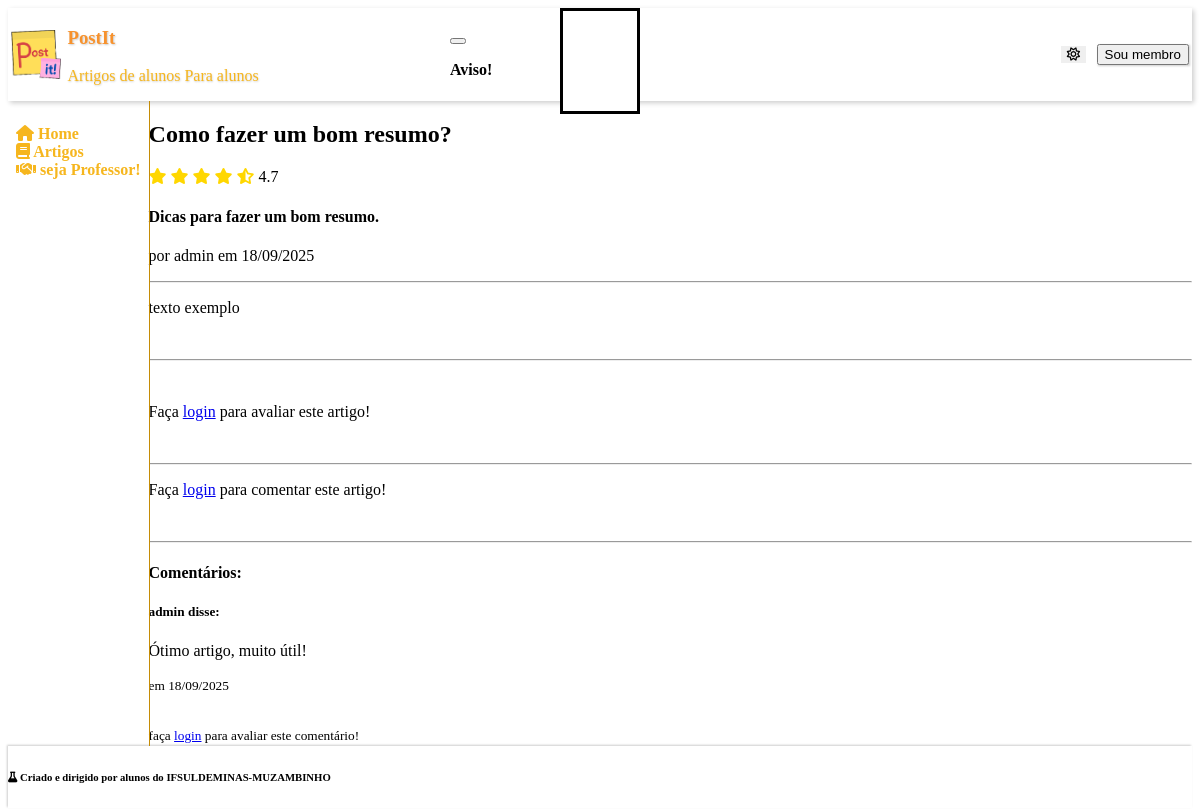
The page /PAGES/ARTICLE/read.php?id=1 on the database its author committed.
### tables this page shows
CREATE TABLE articles (
    id INT AUTO_INCREMENT PRIMARY KEY,
    title VARCHAR(255) NOT NULL,
    descr TEXT NOT NULL,
    content TEXT NOT NULL,
    author_id INT NOT NULL,
    creation TIMESTAMP DEFAULT CURRENT_TIMESTAMP,
    views INT DEFAULT 0,

    is_active boolean not null DEFAULT 1,

    FOREIGN KEY (author_id) REFERENCES users(id)
);

CREATE TABLE users (
    id INT AUTO_INCREMENT PRIMARY KEY,
    username VARCHAR(100) NOT NULL,
    pwd TEXT NOT NULL,
    position ENUM('user', 'professor', 'administrador') NOT NULL,
    creation TIMESTAMP DEFAULT CURRENT_TIMESTAMP,
    is_active boolean not null DEFAULT 1
);

CREATE TABLE comments (
    id INT AUTO_INCREMENT PRIMARY KEY,
    content TEXT NOT NULL,
    author_id INT NOT NULL,
    article_id INT NOT NULL,
    creation TIMESTAMP DEFAULT CURRENT_TIMESTAMP,
    is_active boolean not null DEFAULT 1,

    FOREIGN KEY (author_id) REFERENCES users(id),
    FOREIGN KEY (article_id) REFERENCES articles(id)
);

### PHP/pull_content.php (called while the page is built, shortened)
<?php
if (isset($_GET['id']) && is_numeric($_GET['id'])) {
    require_once $pathToRoot.'PHP/db.php';
    $stmt = $pdo->prepare("
        SELECT articles.id, articles.title, articles.content, articles.creation, users.username AS author, articles.descr,
        AVG(ratings_article.rating) AS avg_rating
        FROM articles
        LEFT JOIN ratings_article ON articles.id = ratings_article.article_id
        JOIN users ON articles.author_id = users.id
        WHERE articles.id = ?
        GROUP BY articles.id, articles.title, articles.content, articles.creation, users.username
    ");
    $stmt->execute([$_GET['id']]);
    $GET = $stmt->fetch(PDO::FETCH_ASSOC);
} else {
    header("Location: ".$pathToRoot."PAGES/home.php?r=ID inválido.");
    exit();
}

### ASSETS/parsedown-master/Parsedown.php (called while the page is built, shortened)
<?php
class Parsedown
{
    function text($text)
    {
        $Elements = $this->textElements($text);
        $markup = $this->elements($Elements);
        $markup = trim($markup, "\n");
        return $markup;
    }
    protected function textElements($text)
    {
        $text = str_replace(array("\r\n", "\r"), "\n", $text);
        $text = trim($text, "\n");
        $lines = explode("\n", $text);
        return $this->linesElements($lines);
    }
    protected $breaksEnabled;
    protected $safeMode;
    protected $unmarkedBlockTypes = array(
        'Code',
    );
    protected function linesElements(array $lines)
    {
        $Elements = array();
        $CurrentBlock = null;
        foreach ($lines as $line)
        {
            $indent = strspn($line, ' ');
            $text = $indent > 0 ? substr($line, $indent) : $line;
            $Line = array('body' => $line, 'indent' => $indent, 'text' => $text);
            $marker = $text[0];
            $blockTypes = $this->unmarkedBlockTypes;
            foreach ($blockTypes as $blockType)
            {
                $Block = $this->{"block$blockType"}($Line, $CurrentBlock);
            }
            if (isset($Block))
            {
                $CurrentBlock = $Block;
            }
            else
            {
                $CurrentBlock = $this->paragraph($Line);
                $CurrentBlock['identified'] = true;
            }
        }
        if (isset($CurrentBlock))
        {
            $Elements[] = $this->extractElement($CurrentBlock);
        }
        return $Elements;
    }
    protected function extractElement(array $Component)
    {
        return $Component['element'];
    }
    protected function paragraph($Line)
    {
        return array(
            'type' => 'Paragraph',
            'element' => array(
                'name' => 'p',
                'handler' => array(
                    'function' => 'lineElements',
                    'argument' => $Line['text'],
                    'destination' => 'elements',
                ),
            ),
        );
    }
    protected function lineElements($text, $nonNestables = array())
    {
        $text = str_replace(array("\r\n", "\r"), "\n", $text);
        $Elements = array();
        $InlineText = $this->inlineText($text);
        $Elements[] = $InlineText['element'];
        foreach ($Elements as &$Element)
        {
            if ( ! isset($Element['autobreak']))
            {
                $Element['autobreak'] = false;
            }
        }
        return $Elements;
    }
    protected function inlineText($text)
    {
        $Inline = array(
            'extent' => strlen($text),
            'element' => array(),
        );
        $Inline['element']['elements'] = self::pregReplaceElements(
            $this->breaksEnabled ? '/[ ]*+\n/' : '/(?:[ ]*+\\\\|[ ]{2,}+)\n/',
            array(
                array('name' => 'br'),
                array('text' => "\n"),
            ),
            $text
        );
        return $Inline;
    }
    protected function handle(array $Element)
    {
        if (isset($Element['handler']))
        {
            if (!isset($Element['nonNestables']))
            {
                $Element['nonNestables'] = array();
            }
            if (is_string($Element['handler']))
            {
                $function = $Element['handler'];
                $argument = $Element['text'];
                unset($Element['text']);
                $destination = 'rawHtml';
            }
            else
            {
                $function = $Element['handler']['function'];
                $argument = $Element['handler']['argument'];
                $destination = $Element['handler']['destination'];
            }
            $Element[$destination] = $this->{$function}($argument, $Element['nonNestables']);
            unset($Element['handler']);
        }
        return $Element;
    }
    protected function element(array $Element)
    {
        $Element = $this->handle($Element);
        $hasName = isset($Element['name']);
        $markup = '';
        if ($hasName)
        {
            $markup .= '<' . $Element['name'];
        }
        $permitRawHtml = false;
        if (isset($Element['text']))
        {
            $text = $Element['text'];
        }
        elseif (isset($Element['rawHtml']))
        {
            $text = $Element['rawHtml'];
            $allowRawHtmlInSafeMode = isset($Element['allowRawHtmlInSafeMode']) && $Element['allowRawHtmlInSafeMode'];
            $permitRawHtml = !$this->safeMode || $allowRawHtmlInSafeMode;
        }
        $hasContent = isset($text) || isset($Element['element']) || isset($Element['elements']);
        if ($hasContent)
        {
            $markup .= $hasName ? '>' : '';
            if (isset($Element['elements']))
            {
                $markup .= $this->elements($Element['elements']);
            }
            elseif (isset($Element['element']))
            {
                $markup .= $this->element($Element['element']);
            }
            else
            {
                if (!$permitRawHtml)
                {
                    $markup .= self::escape($text, true);
                }
                else
                {
                    $markup .= $text;
                }
            }
            $markup .= $hasName ? '</' . $Element['name'] . '>' : '';
        }
        elseif ($hasName)
        {
            $markup .= ' />';
        }
        return $markup;
    }
    protected function elements(array $Elements)
    {
        $markup = '';
        $autoBreak = true;
        foreach ($Elements as $Element)
        {
            $autoBreakNext = (isset($Element['autobreak'])
                ? $Element['autobreak'] : isset($Element['name'])
            );
            $autoBreak = !$autoBreak ? $autoBreak : $autoBreakNext;
            $markup .= ($autoBreak ? "\n" : '') . $this->element($Element);
            $autoBreak = $autoBreakNext;
        }
        $markup .= $autoBreak ? "\n" : '';
        return $markup;
    }
    protected static function pregReplaceElements($regexp, $Elements, $text)
    {
        $newElements = array();
        $newElements[] = array('text' => $text);
        return $newElements;
    }
    protected static function escape($text, $allowQuotes = false)
    {
        return htmlspecialchars($text, $allowQuotes ? ENT_NOQUOTES : ENT_QUOTES, 'UTF-8');
    }
}

### PHP/pull_coments.php (the view, shortened to what this page needs)
<?php
if (isset($_GET['id'])) {
    $article_id = $_GET['id'];
    $stmt = $pdo->query("
        SELECT comments.id, comments.content, comments.creation, users.username AS author
        FROM comments
        JOIN users ON comments.author_id = users.id
        WHERE comments.article_id = $article_id
        ORDER BY comments.creation DESC
    ");
    $comments = $stmt->fetchAll(PDO::FETCH_ASSOC);
} else {
    $comments = [];
}
function listComments($commentsArray, $logged = false) {
    if (count($commentsArray)== 0){
        echo "<p>não ha comentarios</p>";
    }
    else{
        $depth = array_search('PI', array_reverse(explode(DIRECTORY_SEPARATOR, __DIR__)));
        $pathToRoot = ($depth !== false) ? str_repeat("../", $depth) : "";
        foreach($commentsArray as $comment):?>
            <div class="container-fluid comment">
                <h5><?= $comment['author'] ?> disse:</h5>
                <p><?= $comment['content'] ?></p>
                <p><small>em <?= date('d/m/Y', strtotime($comment['creation'])) ?></small></p>
            <?php if(!$logged): ?>
                <p><small>faça <a href="<?= $pathToRoot ?>../verify.php">login</a> para avaliar este comentário!</small></p>
            <?php endif; ?>
            </div>
        <?php endforeach;
    }
}

### PAGES/ARTICLE/read.php (shortened to what this page needs)
<?php
    $depth = array_search('PI', array_reverse(explode(DIRECTORY_SEPARATOR, __DIR__)));
    $pathToRoot = ($depth !== false) ? str_repeat("../", $depth) : "";
    require_once $pathToRoot."ASSETS/TEMPLATES/header.php";
    require_once $pathToRoot."ASSETS/TEMPLATES/aside.php";
    require_once $pathToRoot."PHP/pull_content.php";
    echo "<link rel='stylesheet' href='".$pathToRoot."CSS/star_rating.css'>";
?>
            <div class="container-fluid">
                <hgroup>
                    <h1><?= $GET['title'] ?></h1>
                    <?php for($i=0; $i < floor($GET['avg_rating']); $i++): ?>
                    <i class="fa-solid fa-star" style="color: #FFD700;"></i>
                    <?php endfor; ?>
                    <?php if ($GET['avg_rating'] - floor($GET['avg_rating']) >= 0): ?>
                        <i class="fa-solid fa-star-half-stroke" style="color: #FFD700;"></i>
                    <?php endif; ?>
                    <?= round($GET['avg_rating'], 1) ?>
                    <h4><?= $GET['descr'] ?></h4>
                    <p>por <?= $GET['author'] ?> em <?= date('d/m/Y', strtotime($GET['creation'])) ?></p>
                </hgroup>
                <hr>
                <section class="content container-fluid">
                    <div class="container-fluid">
                        <hgroup>
                            <?php
                                require '../../ASSETS/parsedown-master/Parsedown.php';
                                $Parsedown = new Parsedown();
                                $html = $Parsedown->text($GET['content']);
                                echo $html;
                            ?>
                        </hgroup>
                    </div>
                </section>
                <br>
                <hr>
                <br>
                <?php if ($logged) :?>
                    <h4>Deixe sua avaliação!</h4>
                    <form action="<?= $pathToRoot ?>PHP/rate_article.php" method="POST" class="container-fluid">
                        <div class="input-button-group">
                            <input type="hidden" name="article_id" value="<?= $_GET['id'] ?>">
                            <div class="container-fluid star-rating">
                                    <?php for ($i=5; $i >= 1; $i--): ?>
                                        <input class="radio-input" type="radio" id="star<?=$i;?>" name="star-input" value="<?=$i;?>" />
                                        <label class="radio-label" class for="star<?=$i;?>" title="<?=$i;?> stars"><?=$i;?> stars</label>
                                    <?php endfor; ?>
                            </div>
                            <button type="submit" class="primary"><i class="fa-solid fa-star"></i></button>
                        </div>
                    </form>
                <?php else: ?>
                    <p>Faça <a href="<?= $pathToRoot ?>verify.php">login</a> para avaliar este artigo!</p>
                <?php endif; ?>
                <br>
                <hr>
                <?php if ($logged) :?>
                    <h4>Deixe seu comentário!</h4>
                    <form action="<?= $pathToRoot ?>PHP/comment_article.php" method="POST" class="container-fluid">
                        <div class="input-button-group">
                            <input type="hidden" name="article_id" value="<?= $_GET['id'] ?>">
                            <input type="text" name="comment" id="comment" placeholder="Escreva seu comentário..." required>
                            <button type="submit" class="primary"><i class="fa-solid fa-comment"></i></button>
                        </div>
                    </form>
                <?php else: ?>
                    <p>Faça <a href="<?= $pathToRoot ?>verify.php">login</a> para comentar este artigo!</p>
                <?php endif; ?>
                <br>
                <hr>
                <h4>Comentários:</h4>
                <?php
                    require_once $pathToRoot."PHP/pull_coments.php";
                    listComments($comments, $logged);
                ?>
            </div>
        </section>
    </main>
<?php
    require_once $pathToRoot."ASSETS/TEMPLATES/modal.php";
    require_once $pathToRoot."ASSETS/TEMPLATES/footer.php";
?>

### CSS/mainpage.css (style rules this page uses)
:root { --pico-border-radius: 0.75rem; --pico-typography-spacing-vertical: 0.5rem; --pico-form-element-spacing-vertical: 0.5rem; --pico-form-element-spacing-horizontal: 0.7rem; --pico-block-spacing-vertical: 0.5rem; --color-brown-brighterer: #a05b1b; --color-brown-brighter: #884a10; --color-brown: #743C08; --color-brown-darker: #5e2d00; --color-brown-darkerer: #522700; --color-pumpkin-brighterer: #f7922d; --color-pumpkin-brighter: #eb831b; --color-pumpkin: #DF760B; --color-pumpkin-darker: #cc6600; --color-pumpkin-darkerer: #b65b00; --color-orange-brighterer: #ffcb51; --color-orange-brighter: #fdc43e; --color-orange: #F6B61E; --color-orange-darker: #da9e12; --color-orange-darkerer: #c58c06; --color-beige-brighterer: #fff9e6; --color-beige-brighter: #fff2cc; --color-beige: #FFEBAF; --color-beige-darker: #f3db94; --color-beige-darkerer: #e0c77c; --color-blue-brighterer: #51d0ff; --color-blue-brighter: #3ecaff; --color-blue: #1EB8F6; --color-blue-darker: #129ed9; --color-blue-darkerer: #068cc5; --color-shadow: rgba(0, 0, 0, 0.2); }
[data-theme=light], :root:not([data-theme=dark]) { --pico-text-selection-color: var(--color-brown-brighter); --pico-primary: var(--color-orange); --pico-primary-background: var(--color-orange-darker); --pico-primary-underline: var(--color-orange); --pico-primary-hover: var(--color-orange-darker); --pico-primary-hover-background: var(--color-orange-darkerer); --pico-primary-focus: var(--color-brown-brighterer); --pico-primary-inverse: #fff; }
html,html>body { height: 100%; }
html>body { display: flex; flex-direction: column; }

### rows shown on the page
articles: title "Como fazer um bom resumo?", descr "Dicas para fazer um bom resumo.", author.username "admin", creation "18/09/2025", content "texto exemplo"
comments: author.username "admin", content "Ótimo artigo, muito útil!", creation "18/09/2025"

### other values the page prints
$GET['avg_rating'] "4.7"
